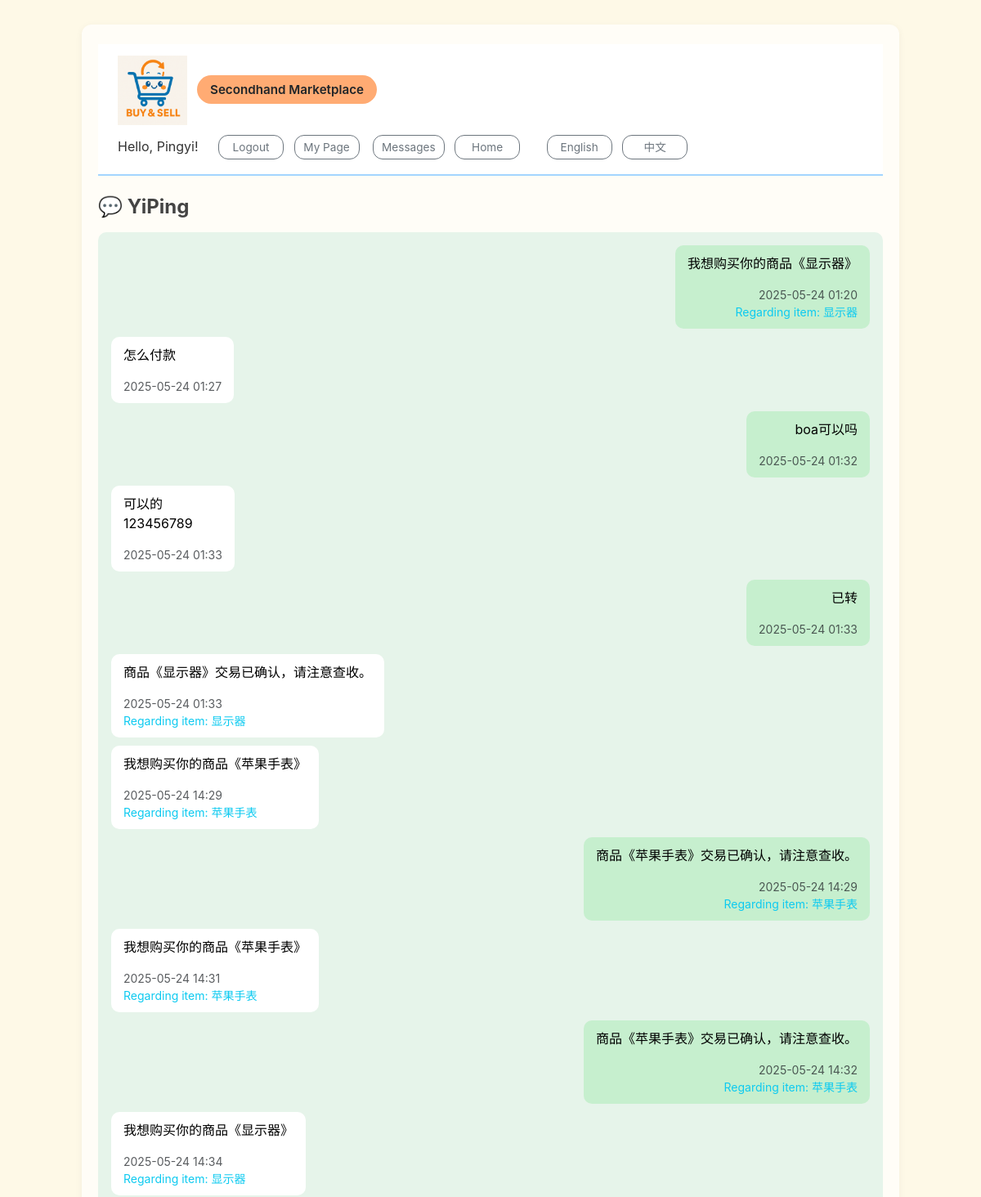
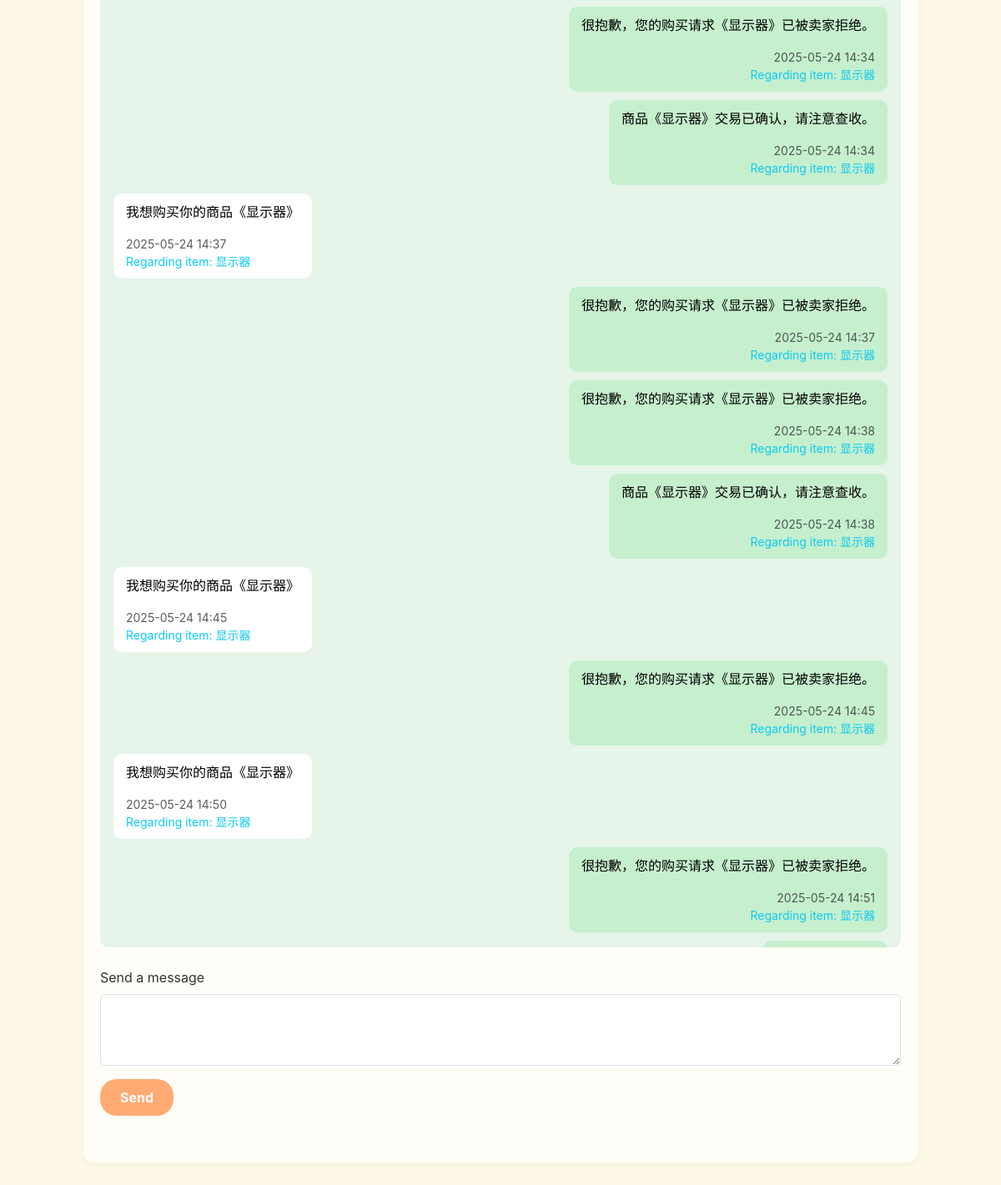
Page /messages/YiPing/ (signed in) on the committed database (2 pictures, top to bottom).
### market/models.py (models this page shows, shortened)
class Message(models.Model):
    sender = models.ForeignKey(User, related_name='sent_messages', on_delete=models.CASCADE)
    receiver = models.ForeignKey(User, related_name='received_messages', on_delete=models.CASCADE)
    content = models.TextField()
    timestamp = models.DateTimeField(auto_now_add=True)
    is_read = models.BooleanField(default=False)
    item = models.ForeignKey(Item, null=True, blank=True, on_delete=models.SET_NULL)
    decision = models.CharField(
        max_length=10,
        choices=[('pending', 'Pending'), ('accepted', 'Accepted'), ('rejected', 'Rejected')],
        default='pending'
    )

class Item(models.Model):
    seller = models.ForeignKey(User, on_delete=models.CASCADE)
    title = models.CharField(max_length=100)
    description = models.TextField()
    price = models.DecimalField(max_digits=8, decimal_places=2)
    created_at = models.DateTimeField(auto_now_add=True)
    is_featured = models.BooleanField(default=False)
    is_sold = models.BooleanField(default=False)
    favorited_by = models.ManyToManyField(User, related_name='favorites', blank=True)
    CONDITION_CHOICES = [
        ('new', 'New'),
        ('slightly_used', 'Slightly Used'),
        ('used', 'Used'),
        ('dysfunctional', 'Dysfunctional'),
    ]
    condition = models.CharField(max_length=20, choices=CONDITION_CHOICES, default='new')
    CATEGORY_CHOICES = [
        ('electronics', 'Electronics'),
        ('textbooks', 'Textbooks'),
        ('furniture', 'Furniture'),
        ('school_supplies', 'School supplies'),
        ('clothing', 'Clothing'),
        ('housing', 'Housing'),
        ('pet_supplies', 'Pet Supplies'),
        ('misc', 'Miscellaneous'),
    ]
    category = models.CharField(max_length=30, choices=CATEGORY_CHOICES, default='misc')
    pickup = models.BooleanField(default=False)
    delivery = models.BooleanField(default=False)

### market/views.py (the view, shortened to what this page needs)
# urls.py: path('messages/<str:username>/', views.chat_thread, name='chat_thread'),
@login_required
def chat_thread(request, username):
    other_user = get_object_or_404(User, username=username)
    user = request.user
    thread = Message.objects.filter(
        Q(sender=user, receiver=other_user) |
        Q(sender=other_user, receiver=user)
    ).order_by('timestamp')
    thread.filter(receiver=user, is_read=False).update(is_read=True)
    item_id = request.GET.get('item')
    related_item = Item.objects.get(id=item_id) if item_id else None
    return render(request, 'pages/chat_thread.html', {
        'other_user': other_user,
        'thread': thread,
        'related_item': related_item
    })

### templates/pages/chat_thread.html (shortened to what this page needs)
{% extends "pages/base.html" %}
{% load i18n %}
{% block content %}
<h4 class="mb-3">💬 {{ other_user.username }}</h4>
<div class="chat-container d-flex flex-column" style="max-height: 60vh; overflow-y: auto;">
  {% for message in thread %}
    <div class="chat-bubble {% if message.sender == request.user %}chat-bubble-sent ms-auto{% else %}chat-bubble-received me-auto{% endif %}">
      {{ message.content|linebreaks }}
      <div class="small text-muted mt-1">{{ message.timestamp|date:"Y-m-d H:i" }}</div>
      {% if message.item %}
        <div class="text-info small">{% trans "Regarding item:" %} {{ message.item.title }}</div>
      {% endif %}
    </div>
  {% empty %}
    <p class="text-muted">{% trans "No messages yet." %}</p>
  {% endfor %}
</div>
<form method="post" class="mt-4">
  <div class="mb-3">
    <label for="content" class="form-label">{% trans "Send a message" %}</label>
    <textarea name="content" class="form-control" rows="3" required></textarea>
  </div>
  <button type="submit" class="btn btn-primary px-4">{% trans "Send" %}</button>
</form>
{% endblock %}

### templates/pages/base.html (shortened to what this page needs)
{% load i18n %}
{% load static %}
<html lang="{{ LANGUAGE_CODE }}">
<head>
    <link href="https://cdn.jsdelivr.net/npm/bootstrap@5.3.3/dist/css/bootstrap.min.css" rel="stylesheet">
    <link rel="stylesheet" type="text/css" href="{% static 'style.css' %}">
</head>
<body>
    <div class="container py-4">
        <nav class="d-flex justify-content-between align-items-center mb-4">
        <div class="d-flex align-items-center">
            <img src="{% static 'logo.png' %}" alt="Logo" class="logo me-2">
            <h3 class="m-0"><a href="/" class="text-decoration-none text-dark">{% trans "Secondhand Marketplace" %}</a></h3>
        </div>
            <div>
                {% if user.is_authenticated %}
                    <span class="me-3">{% trans "Hello" %}, {{ user.username }}!</span>
                    <form method="post" action="{% url 'logout' %}" style="display: inline;">
                        <button type="submit" class="btn btn-outline-secondary btn-sm">{% trans "Logout" %}</button>
                    </form>
                {% else %}
                    <a href="{% url 'login' %}" class="btn btn-outline-primary  me-2">{% trans "Login" %}</a>
                    <a href="{% url 'register' %}" class="btn btn-primary ">{% trans "Register" %}</a>
                {% endif %}
                <a href="{% url 'my' %}" class="btn btn-outline-secondary  me-2">
                    {% trans "My Page" %}
                </a>
                <a href="{% url 'message' %}" class="btn btn-outline-secondary mx-1">
                {% trans "Messages" %}
                </a>
                <a href="{% url 'home' %}" class="btn btn-outline-secondary  me-2">
                    {% trans "Home" %}
                </a>
                <form action="{% url 'set_language' %}" method="get" class="d-inline ms-3">
                    <button type="submit" class="btn  btn-outline-secondary">English</button>
                </form>
                <form action="{% url 'set_language' %}" method="get" class="d-inline">
                    <button type="submit" class="btn  btn-outline-secondary">中文</button>
                </form>
            </div>
        </nav>
        {% block content %}{% endblock %}
    </div>
</body>
</html>

### static/style.css (style rules this page uses)
body { font-family: -apple-system, BlinkMacSystemFont, "Segoe UI", Roboto, "Helvetica Neue", Arial, "Noto Sans", sans-serif, "PingFang SC", "Hiragino Sans GB", "Microsoft YaHei", "Heiti SC"; margin: 0; padding: 0; background-color: #fef9e7; color: #333; word-break: break-word; line-height: 1.5; }
nav { display: flex; justify-content: space-between; align-items: center; background-color: #fff; padding: 14px 24px; flex-wrap: wrap; gap: 0.5rem; border-bottom: 2px solid #a3d5ff; }
nav a, nav button { background-color: #ffab73; color: white; border: none; border-radius: 20px; padding: 8px 16px; margin: 4px; font-weight: 600; text-decoration: none; transition: 0.3s; font-size: 0.95rem; white-space: nowrap; }
.container { max-width: 1000px; margin: 30px auto; padding: 20px; background-color: #fffdf7; border-radius: 12px; box-shadow: 0 2px 10px rgba(0,0,0,0.05); }
h4 { font-weight: bold; margin-bottom: 1rem; color: #444; }
button.btn-primary, button.btn-success { padding: 10px 18px; font-weight: bold; border-radius: 20px; background-color: #ffab73; border: none; }
form { margin-bottom: 2rem; }
.logo { height: 85px; width: auto; object-fit: contain; }
.chat-container { background-color: #e6f4ea; padding: 1rem; border-radius: 10px; }
.chat-bubble { padding: 10px 15px; border-radius: 10px; margin-bottom: 10px; display: inline-block; max-width: 80%; }
.chat-bubble-sent { background-color: #c6efce; color: black; text-align: right; align-self: flex-end; }
.chat-bubble-received { background-color: white; color: black; text-align: left; align-self: flex-start; }
nav .btn { padding: 4px 10px; font-size: 0.85rem; border-radius: 12px; min-width: 80px; }

### rows in the picture
Message: content "我想购买你的商品《显示器》", timestamp "2025-05-24 01:20", item "显示器"
Message: content "怎么付款", timestamp "2025-05-24 01:27"
Message: content "boa可以吗", timestamp "2025-05-24 01:32"
Message: content "可以的 123456789", timestamp "2025-05-24 01:33"
Message: content "已转", timestamp "2025-05-24 01:33"
Message: content "商品《显示器》交易已确认，请注意查收。", timestamp "2025-05-24 01:33", item "显示器"
Message: content "我想购买你的商品《苹果手表》", timestamp "2025-05-24 14:29", item "苹果手表"
Message: content "商品《苹果手表》交易已确认，请注意查收。", timestamp "2025-05-24 14:29", item "苹果手表"
Message: content "我想购买你的商品《苹果手表》", timestamp "2025-05-24 14:31", item "苹果手表"
Message: content "商品《苹果手表》交易已确认，请注意查收。", timestamp "2025-05-24 14:32", item "苹果手表"
Message: content "我想购买你的商品《显示器》", timestamp "2025-05-24 14:34", item "显示器"
Message: content "很抱歉，您的购买请求《显示器》已被卖家拒绝。", timestamp "2025-05-24 14:34", item "显示器"
Message: content "商品《显示器》交易已确认，请注意查收。", timestamp "2025-05-24 14:34", item "显示器"
Message: content "我想购买你的商品《显示器》", timestamp "2025-05-24 14:37", item "显示器"
Message: content "很抱歉，您的购买请求《显示器》已被卖家拒绝。", timestamp "2025-05-24 14:37", item "显示器"
Message: content "很抱歉，您的购买请求《显示器》已被卖家拒绝。", timestamp "2025-05-24 14:38", item "显示器"
Message: content "商品《显示器》交易已确认，请注意查收。", timestamp "2025-05-24 14:38", item "显示器"
Message: content "我想购买你的商品《显示器》", timestamp "2025-05-24 14:45", item "显示器"
Message: content "很抱歉，您的购买请求《显示器》已被卖家拒绝。", timestamp "2025-05-24 14:45", item "显示器"
Message: content "我想购买你的商品《显示器》", timestamp "2025-05-24 14:50", item "显示器"
Message: content "很抱歉，您的购买请求《显示器》已被卖家拒绝。", timestamp "2025-05-24 14:51", item "显示器"

### other values in the picture
{{ user.username }} "Pingyi"
{{ other_user.username }} "YiPing"
